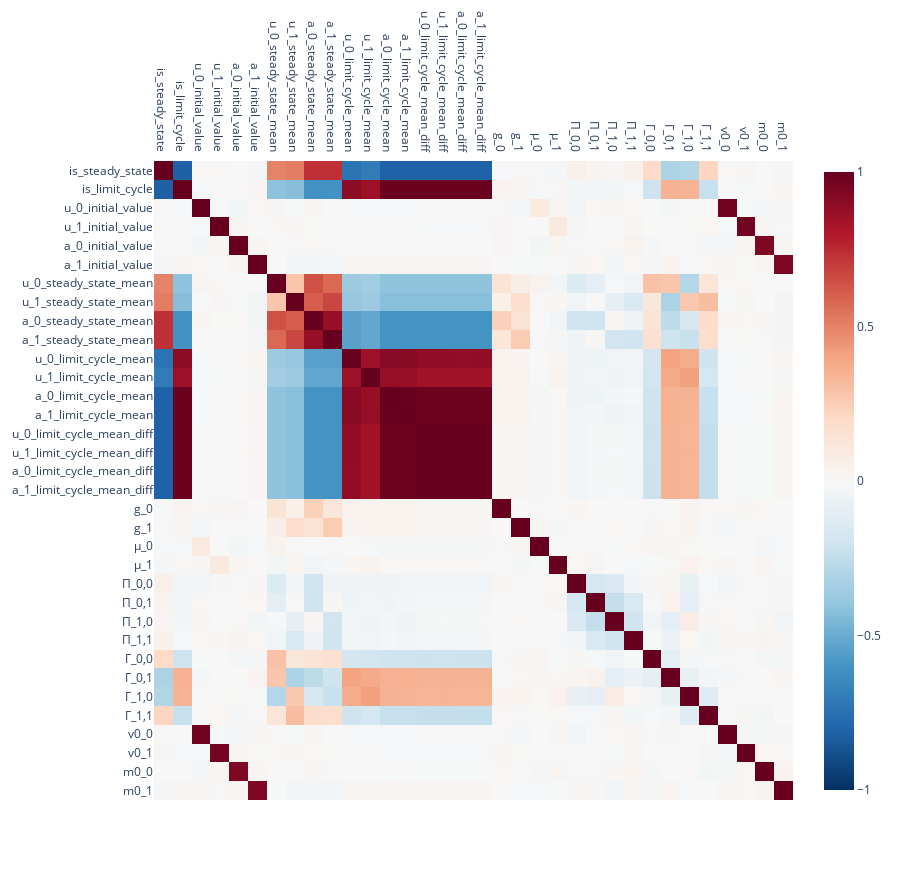

Notebook source saved alongside this figure:
### Markdown cell above
## Visualize correlations

### Manual Feature Engineering

The manually computed features are moderately to weakly correlated with the parameters.
The initial values are highly correlated with the initial conditions, which is expected, since they are the same as the initial conditions for $\mathbf{v}>\mathbf{\mu}$ and $\mathbf{m}>0$.
$\mathbf{\mu}$ is almost not correlated at all, which hints at an identifiability problem. This comes as no surprise, since it only affects the dynamics for $\mathbf{\mu}>0$, which I however excluded from the parameter space for now.

### Code cell
corr_features = X_dfs["train"].join(Y_dfs["train"]).corr(method="spearman")
n_features = len(corr_features)

fig = px.imshow(
    corr_features,
    color_continuous_scale="RdBu_r",
    zmin=-1,
    zmax=1,
    height=n_features * 20 + 200,
)
fig.update_xaxes(side="top")
fig.show()

### Figure 1 — Plotly figure (JSON) as saved in the notebook; plotly's stock layout.template omitted (floating-point values rounded to 4 significant figures; data arrays with more than 128 entries replaced by an {"elided": "..."} marker saying what was removed)
{"data": [{"coloraxis": "coloraxis", "hovertemplate": "x: %{x}<br>y: %{y}<br>color: %{z}<extra></extra>", "name": "0", "type": "heatmap", "x": ["is_steady_state", "is_limit_cycle", "u_0_initial_value", "u_1_initial_value", "a_0_initial_value", "a_1_initial_value", "u_0_steady_state_mean", "u_1_steady_state_mean", "a_0_steady_state_mean", "a_1_steady_state_mean", "u_0_limit_cycle_mean", "u_1_limit_cycle_mean", "a_0_limit_cycle_mean", "a_1_limit_cycle_mean", "u_0_limit_cycle_mean_diff", "u_1_limit_cycle_mean_diff", "a_0_limit_cycle_mean_diff", "a_1_limit_cycle_mean_diff", "g_0", "g_1", "μ_0", "μ_1", "Π_0,0", "Π_0,1", "Π_1,0", "Π_1,1", "Γ_0,0", "Γ_0,1", "Γ_1,0", "Γ_1,1", "v0_0", "v0_1", "m0_0", "m0_1"], "xaxis": "x", "y": ["is_steady_state", "is_limit_cycle", "u_0_initial_value", "u_1_initial_value", "a_0_initial_value", "a_1_initial_value", "u_0_steady_state_mean", "u_1_steady_state_mean", "a_0_steady_state_mean", "a_1_steady_state_mean", "u_0_limit_cycle_mean", "u_1_limit_cycle_mean", "a_0_limit_cycle_mean", "a_1_limit_cycle_mean", "u_0_limit_cycle_mean_diff", "u_1_limit_cycle_mean_diff", "a_0_limit_cycle_mean_diff", "a_1_limit_cycle_mean_diff", "g_0", "g_1", "μ_0", "μ_1", "Π_0,0", "Π_0,1", "Π_1,0", "Π_1,1", "Γ_0,0", "Γ_0,1", "Γ_1,0", "Γ_1,1", "v0_0", "v0_1", "m0_0", "m0_1"], "yaxis": "y", "z": {"elided": "34x34 float values"}}], "layout": {"coloraxis": {"cmax": 1, "cmin": -1, "colorscale": [[0, "rgb(5,48,97)"], [0.1, "rgb(33,102,172)"], [0.2, "rgb(67,147,195)"], [0.3, "rgb(146,197,222)"], [0.4, "rgb(209,229,240)"], [0.5, "rgb(247,247,247)"], [0.6, "rgb(253,219,199)"], [0.7, "rgb(244,165,130)"], [0.8, "rgb(214,96,77)"], [0.9, "rgb(178,24,43)"], [1, "rgb(103,0,31)"]]}, "height": 880, "margin": {"t": 60}, "xaxis": {"anchor": "y", "constrain": "domain", "domain": [0, 1], "scaleanchor": "y", "side": "top"}, "yaxis": {"anchor": "x", "autorange": "reversed", "constrain": "domain", "domain": [0, 1]}}}
